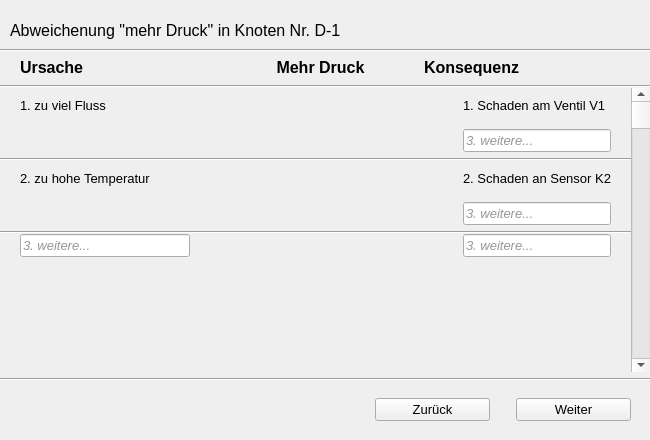
<?xml version="1.0" encoding="UTF-8"?>
<ui version="4.0">
 <class>wizard_3</class>
 <widget class="QWidget" name="wizard_3">
  <property name="geometry">
   <rect>
    <x>0</x>
    <y>0</y>
    <width>650</width>
    <height>440</height>
   </rect>
  </property>
  <property name="minimumSize">
   <size>
    <width>650</width>
    <height>440</height>
   </size>
  </property>
  <property name="maximumSize">
   <size>
    <width>650</width>
    <height>440</height>
   </size>
  </property>
  <property name="windowTitle">
   <string>Form</string>
  </property>
  <widget class="QFrame" name="frame_4">
   <property name="geometry">
    <rect>
     <x>0</x>
     <y>0</y>
     <width>650</width>
     <height>440</height>
    </rect>
   </property>
   <property name="font">
    <font>
     <pointsize>10</pointsize>
    </font>
   </property>
   <property name="frameShape">
    <enum>QFrame::NoFrame</enum>
   </property>
   <property name="frameShadow">
    <enum>QFrame::Plain</enum>
   </property>
   <widget class="QLabel" name="uberschriftLabel">
    <property name="geometry">
     <rect>
      <x>10</x>
      <y>15</y>
      <width>671</width>
      <height>31</height>
     </rect>
    </property>
    <property name="font">
     <font>
      <pointsize>12</pointsize>
     </font>
    </property>
    <property name="text">
     <string>Abweichenung &quot;mehr Druck&quot; in Knoten Nr. D-1</string>
    </property>
    <property name="alignment">
     <set>Qt::AlignLeading|Qt::AlignLeft|Qt::AlignVCenter</set>
    </property>
   </widget>
   <widget class="Line" name="line_4">
    <property name="geometry">
     <rect>
      <x>-103</x>
      <y>40</y>
      <width>871</width>
      <height>20</height>
     </rect>
    </property>
    <property name="orientation">
     <enum>Qt::Horizontal</enum>
    </property>
   </widget>
   <widget class="QWidget" name="horizontalLayoutWidget_2">
    <property name="geometry">
     <rect>
      <x>0</x>
      <y>379</y>
      <width>651</width>
      <height>61</height>
     </rect>
    </property>
    <layout class="QHBoxLayout" name="horizontalLayout">
     <item>
      <spacer name="horizontalSpacer_4">
       <property name="orientation">
        <enum>Qt::Horizontal</enum>
       </property>
       <property name="sizeHint" stdset="0">
        <size>
         <width>40</width>
         <height>20</height>
        </size>
       </property>
      </spacer>
     </item>
     <item>
      <widget class="QPushButton" name="zuruckButton">
       <property name="enabled">
        <bool>true</bool>
       </property>
       <property name="minimumSize">
        <size>
         <width>115</width>
         <height>0</height>
        </size>
       </property>
       <property name="text">
        <string>Zurück</string>
       </property>
       <property name="checkable">
        <bool>false</bool>
       </property>
      </widget>
     </item>
     <item>
      <spacer name="verticalSpacer_4">
       <property name="orientation">
        <enum>Qt::Vertical</enum>
       </property>
       <property name="sizeType">
        <enum>QSizePolicy::Fixed</enum>
       </property>
       <property name="sizeHint" stdset="0">
        <size>
         <width>20</width>
         <height>40</height>
        </size>
       </property>
      </spacer>
     </item>
     <item>
      <widget class="QPushButton" name="weiterButton">
       <property name="minimumSize">
        <size>
         <width>115</width>
         <height>0</height>
        </size>
       </property>
       <property name="text">
        <string>Weiter</string>
       </property>
      </widget>
     </item>
     <item>
      <spacer name="verticalSpacer_5">
       <property name="orientation">
        <enum>Qt::Vertical</enum>
       </property>
       <property name="sizeType">
        <enum>QSizePolicy::Fixed</enum>
       </property>
       <property name="sizeHint" stdset="0">
        <size>
         <width>20</width>
         <height>40</height>
        </size>
       </property>
      </spacer>
     </item>
    </layout>
   </widget>
   <widget class="QWidget" name="">
    <property name="geometry">
     <rect>
      <x>0</x>
      <y>50</y>
      <width>651</width>
      <height>331</height>
     </rect>
    </property>
    <layout class="QGridLayout" name="gridLayout_4">
     <item row="2" column="0">
      <widget class="Line" name="line">
       <property name="orientation">
        <enum>Qt::Horizontal</enum>
       </property>
      </widget>
     </item>
     <item row="1" column="0">
      <layout class="QGridLayout" name="gridLayout_3">
       <property name="spacing">
        <number>0</number>
       </property>
       <item row="1" column="0">
        <layout class="QGridLayout" name="gridLayout_2">
         <property name="spacing">
          <number>0</number>
         </property>
         <item row="0" column="0">
          <widget class="Line" name="line_2">
           <property name="orientation">
            <enum>Qt::Horizontal</enum>
           </property>
          </widget>
         </item>
         <item row="1" column="0">
          <layout class="QGridLayout" name="gridLayout">
           <item row="3" column="5">
            <widget class="QLabel" name="label_9">
             <property name="text">
              <string>2. Schaden an Sensor K2</string>
             </property>
            </widget>
           </item>
           <item row="6" column="1">
            <widget class="QLineEdit" name="lineEdit">
             <property name="maximumSize">
              <size>
               <width>170</width>
               <height>16777215</height>
              </size>
             </property>
             <property name="palette">
              <palette>
               <active>
                <colorrole role="Text">
                 <brush brushstyle="SolidPattern">
                  <color alpha="255">
                   <red>150</red>
                   <green>150</green>
                   <blue>150</blue>
                  </color>
                 </brush>
                </colorrole>
                <colorrole role="PlaceholderText">
                 <brush brushstyle="SolidPattern">
                  <color alpha="128">
                   <red>150</red>
                   <green>150</green>
                   <blue>150</blue>
                  </color>
                 </brush>
                </colorrole>
               </active>
               <inactive>
                <colorrole role="Text">
                 <brush brushstyle="SolidPattern">
                  <color alpha="255">
                   <red>150</red>
                   <green>150</green>
                   <blue>150</blue>
                  </color>
                 </brush>
                </colorrole>
                <colorrole role="PlaceholderText">
                 <brush brushstyle="SolidPattern">
                  <color alpha="128">
                   <red>150</red>
                   <green>150</green>
                   <blue>150</blue>
                  </color>
                 </brush>
                </colorrole>
               </inactive>
               <disabled>
                <colorrole role="Text">
                 <brush brushstyle="SolidPattern">
                  <color alpha="255">
                   <red>120</red>
                   <green>120</green>
                   <blue>120</blue>
                  </color>
                 </brush>
                </colorrole>
                <colorrole role="PlaceholderText">
                 <brush brushstyle="SolidPattern">
                  <color alpha="128">
                   <red>0</red>
                   <green>0</green>
                   <blue>0</blue>
                  </color>
                 </brush>
                </colorrole>
               </disabled>
              </palette>
             </property>
             <property name="font">
              <font>
               <weight>50</weight>
               <italic>true</italic>
               <bold>false</bold>
               <kerning>false</kerning>
              </font>
             </property>
             <property name="text">
              <string>3. weitere...</string>
             </property>
            </widget>
           </item>
           <item row="0" column="3">
            <widget class="QLabel" name="label_23">
             <property name="maximumSize">
              <size>
               <width>35</width>
               <height>35</height>
              </size>
             </property>
             <property name="text">
              <string/>
             </property>
             <property name="pixmap">
              <pixmap>C:/Users/Tim/PycharmProjects/HMI/icons/Pfeil_transparent_small.png</pixmap>
             </property>
             <property name="scaledContents">
              <bool>true</bool>
             </property>
             <property name="alignment">
              <set>Qt::AlignCenter</set>
             </property>
            </widget>
           </item>
           <item row="0" column="2">
            <spacer name="horizontalSpacer_14">
             <property name="orientation">
              <enum>Qt::Horizontal</enum>
             </property>
             <property name="sizeType">
              <enum>QSizePolicy::Expanding</enum>
             </property>
             <property name="sizeHint" stdset="0">
              <size>
               <width>80</width>
               <height>20</height>
              </size>
             </property>
            </spacer>
           </item>
           <item row="2" column="0" colspan="7">
            <widget class="Line" name="line_3">
             <property name="orientation">
              <enum>Qt::Horizontal</enum>
             </property>
            </widget>
           </item>
           <item row="0" column="7" rowspan="9">
            <widget class="QScrollBar" name="verticalScrollBar">
             <property name="minimumSize">
              <size>
               <width>20</width>
               <height>0</height>
              </size>
             </property>
             <property name="orientation">
              <enum>Qt::Vertical</enum>
             </property>
            </widget>
           </item>
           <item row="6" column="3">
            <widget class="QLabel" name="label_24">
             <property name="maximumSize">
              <size>
               <width>35</width>
               <height>35</height>
              </size>
             </property>
             <property name="text">
              <string/>
             </property>
             <property name="pixmap">
              <pixmap>C:/Users/Tim/PycharmProjects/HMI/icons/Pfeil_transparent_small.png</pixmap>
             </property>
             <property name="scaledContents">
              <bool>true</bool>
             </property>
             <property name="alignment">
              <set>Qt::AlignCenter</set>
             </property>
            </widget>
           </item>
           <item row="3" column="1">
            <widget class="QLabel" name="label">
             <property name="maximumSize">
              <size>
               <width>180</width>
               <height>16777215</height>
              </size>
             </property>
             <property name="text">
              <string>2. zu hohe Temperatur</string>
             </property>
            </widget>
           </item>
           <item row="0" column="6">
            <spacer name="horizontalSpacer_13">
             <property name="orientation">
              <enum>Qt::Horizontal</enum>
             </property>
             <property name="sizeType">
              <enum>QSizePolicy::Fixed</enum>
             </property>
             <property name="sizeHint" stdset="0">
              <size>
               <width>20</width>
               <height>20</height>
              </size>
             </property>
            </spacer>
           </item>
           <item row="3" column="3">
            <widget class="QLabel" name="label_22">
             <property name="maximumSize">
              <size>
               <width>35</width>
               <height>35</height>
              </size>
             </property>
             <property name="text">
              <string/>
             </property>
             <property name="pixmap">
              <pixmap>C:/Users/Tim/PycharmProjects/HMI/icons/Pfeil_transparent_small.png</pixmap>
             </property>
             <property name="scaledContents">
              <bool>true</bool>
             </property>
             <property name="alignment">
              <set>Qt::AlignCenter</set>
             </property>
             <property name="wordWrap">
              <bool>false</bool>
             </property>
            </widget>
           </item>
           <item row="0" column="0">
            <spacer name="horizontalSpacer_11">
             <property name="orientation">
              <enum>Qt::Horizontal</enum>
             </property>
             <property name="sizeType">
              <enum>QSizePolicy::Fixed</enum>
             </property>
             <property name="sizeHint" stdset="0">
              <size>
               <width>20</width>
               <height>20</height>
              </size>
             </property>
            </spacer>
           </item>
           <item row="0" column="5">
            <widget class="QLabel" name="label_4">
             <property name="text">
              <string>1. Schaden am Ventil V1</string>
             </property>
             <property name="scaledContents">
              <bool>true</bool>
             </property>
            </widget>
           </item>
           <item row="0" column="4">
            <spacer name="horizontalSpacer_15">
             <property name="orientation">
              <enum>Qt::Horizontal</enum>
             </property>
             <property name="sizeType">
              <enum>QSizePolicy::Expanding</enum>
             </property>
             <property name="sizeHint" stdset="0">
              <size>
               <width>80</width>
               <height>20</height>
              </size>
             </property>
            </spacer>
           </item>
           <item row="4" column="3">
            <spacer name="verticalSpacer_2">
             <property name="orientation">
              <enum>Qt::Vertical</enum>
             </property>
             <property name="sizeType">
              <enum>QSizePolicy::Fixed</enum>
             </property>
             <property name="sizeHint" stdset="0">
              <size>
               <width>20</width>
               <height>35</height>
              </size>
             </property>
            </spacer>
           </item>
           <item row="7" column="1">
            <spacer name="verticalSpacer_3">
             <property name="orientation">
              <enum>Qt::Vertical</enum>
             </property>
             <property name="sizeType">
              <enum>QSizePolicy::Fixed</enum>
             </property>
             <property name="sizeHint" stdset="0">
              <size>
               <width>20</width>
               <height>30</height>
              </size>
             </property>
            </spacer>
           </item>
           <item row="1" column="1">
            <spacer name="horizontalSpacer_10">
             <property name="orientation">
              <enum>Qt::Horizontal</enum>
             </property>
             <property name="sizeType">
              <enum>QSizePolicy::Fixed</enum>
             </property>
             <property name="sizeHint" stdset="0">
              <size>
               <width>180</width>
               <height>20</height>
              </size>
             </property>
            </spacer>
           </item>
           <item row="5" column="0" colspan="7">
            <widget class="Line" name="line_5">
             <property name="orientation">
              <enum>Qt::Horizontal</enum>
             </property>
            </widget>
           </item>
           <item row="3" column="0">
            <spacer name="horizontalSpacer_12">
             <property name="orientation">
              <enum>Qt::Horizontal</enum>
             </property>
             <property name="sizeType">
              <enum>QSizePolicy::Fixed</enum>
             </property>
             <property name="sizeHint" stdset="0">
              <size>
               <width>20</width>
               <height>20</height>
              </size>
             </property>
            </spacer>
           </item>
           <item row="6" column="5">
            <widget class="QLineEdit" name="lineEdit_4">
             <property name="maximumSize">
              <size>
               <width>180</width>
               <height>16777215</height>
              </size>
             </property>
             <property name="palette">
              <palette>
               <active>
                <colorrole role="Text">
                 <brush brushstyle="SolidPattern">
                  <color alpha="255">
                   <red>150</red>
                   <green>150</green>
                   <blue>150</blue>
                  </color>
                 </brush>
                </colorrole>
                <colorrole role="PlaceholderText">
                 <brush brushstyle="SolidPattern">
                  <color alpha="128">
                   <red>150</red>
                   <green>150</green>
                   <blue>150</blue>
                  </color>
                 </brush>
                </colorrole>
               </active>
               <inactive>
                <colorrole role="Text">
                 <brush brushstyle="SolidPattern">
                  <color alpha="255">
                   <red>150</red>
                   <green>150</green>
                   <blue>150</blue>
                  </color>
                 </brush>
                </colorrole>
                <colorrole role="PlaceholderText">
                 <brush brushstyle="SolidPattern">
                  <color alpha="128">
                   <red>150</red>
                   <green>150</green>
                   <blue>150</blue>
                  </color>
                 </brush>
                </colorrole>
               </inactive>
               <disabled>
                <colorrole role="Text">
                 <brush brushstyle="SolidPattern">
                  <color alpha="255">
                   <red>120</red>
                   <green>120</green>
                   <blue>120</blue>
                  </color>
                 </brush>
                </colorrole>
                <colorrole role="PlaceholderText">
                 <brush brushstyle="SolidPattern">
                  <color alpha="128">
                   <red>0</red>
                   <green>0</green>
                   <blue>0</blue>
                  </color>
                 </brush>
                </colorrole>
               </disabled>
              </palette>
             </property>
             <property name="font">
              <font>
               <weight>50</weight>
               <italic>true</italic>
               <bold>false</bold>
               <kerning>false</kerning>
              </font>
             </property>
             <property name="text">
              <string>3. weitere...</string>
             </property>
            </widget>
           </item>
           <item row="1" column="3">
            <spacer name="verticalSpacer">
             <property name="orientation">
              <enum>Qt::Vertical</enum>
             </property>
             <property name="sizeType">
              <enum>QSizePolicy::Fixed</enum>
             </property>
             <property name="sizeHint" stdset="0">
              <size>
               <width>20</width>
               <height>35</height>
              </size>
             </property>
            </spacer>
           </item>
           <item row="1" column="5">
            <widget class="QLineEdit" name="lineEdit_3">
             <property name="maximumSize">
              <size>
               <width>180</width>
               <height>16777215</height>
              </size>
             </property>
             <property name="palette">
              <palette>
               <active>
                <colorrole role="Text">
                 <brush brushstyle="SolidPattern">
                  <color alpha="255">
                   <red>150</red>
                   <green>150</green>
                   <blue>150</blue>
                  </color>
                 </brush>
                </colorrole>
                <colorrole role="PlaceholderText">
                 <brush brushstyle="SolidPattern">
                  <color alpha="128">
                   <red>150</red>
                   <green>150</green>
                   <blue>150</blue>
                  </color>
                 </brush>
                </colorrole>
               </active>
               <inactive>
                <colorrole role="Text">
                 <brush brushstyle="SolidPattern">
                  <color alpha="255">
                   <red>150</red>
                   <green>150</green>
                   <blue>150</blue>
                  </color>
                 </brush>
                </colorrole>
                <colorrole role="PlaceholderText">
                 <brush brushstyle="SolidPattern">
                  <color alpha="128">
                   <red>150</red>
                   <green>150</green>
                   <blue>150</blue>
                  </color>
                 </brush>
                </colorrole>
               </inactive>
               <disabled>
                <colorrole role="Text">
                 <brush brushstyle="SolidPattern">
                  <color alpha="255">
                   <red>120</red>
                   <green>120</green>
                   <blue>120</blue>
                  </color>
                 </brush>
                </colorrole>
                <colorrole role="PlaceholderText">
                 <brush brushstyle="SolidPattern">
                  <color alpha="128">
                   <red>0</red>
                   <green>0</green>
                   <blue>0</blue>
                  </color>
                 </brush>
                </colorrole>
               </disabled>
              </palette>
             </property>
             <property name="font">
              <font>
               <weight>50</weight>
               <italic>true</italic>
               <bold>false</bold>
               <kerning>false</kerning>
              </font>
             </property>
             <property name="statusTip">
              <string/>
             </property>
             <property name="text">
              <string>3. weitere...</string>
             </property>
            </widget>
           </item>
           <item row="4" column="5">
            <widget class="QLineEdit" name="lineEdit_2">
             <property name="maximumSize">
              <size>
               <width>180</width>
               <height>16777215</height>
              </size>
             </property>
             <property name="palette">
              <palette>
               <active>
                <colorrole role="Text">
                 <brush brushstyle="SolidPattern">
                  <color alpha="255">
                   <red>150</red>
                   <green>150</green>
                   <blue>150</blue>
                  </color>
                 </brush>
                </colorrole>
                <colorrole role="PlaceholderText">
                 <brush brushstyle="SolidPattern">
                  <color alpha="128">
                   <red>150</red>
                   <green>150</green>
                   <blue>150</blue>
                  </color>
                 </brush>
                </colorrole>
               </active>
               <inactive>
                <colorrole role="Text">
                 <brush brushstyle="SolidPattern">
                  <color alpha="255">
                   <red>150</red>
                   <green>150</green>
                   <blue>150</blue>
                  </color>
                 </brush>
                </colorrole>
                <colorrole role="PlaceholderText">
                 <brush brushstyle="SolidPattern">
                  <color alpha="128">
                   <red>150</red>
                   <green>150</green>
                   <blue>150</blue>
                  </color>
                 </brush>
                </colorrole>
               </inactive>
               <disabled>
                <colorrole role="Text">
                 <brush brushstyle="SolidPattern">
                  <color alpha="255">
                   <red>120</red>
                   <green>120</green>
                   <blue>120</blue>
                  </color>
                 </brush>
                </colorrole>
                <colorrole role="PlaceholderText">
                 <brush brushstyle="SolidPattern">
                  <color alpha="128">
                   <red>0</red>
                   <green>0</green>
                   <blue>0</blue>
                  </color>
                 </brush>
                </colorrole>
               </disabled>
              </palette>
             </property>
             <property name="font">
              <font>
               <weight>50</weight>
               <italic>true</italic>
               <bold>false</bold>
               <kerning>false</kerning>
              </font>
             </property>
             <property name="text">
              <string>3. weitere...</string>
             </property>
             <property name="alignment">
              <set>Qt::AlignLeading|Qt::AlignLeft|Qt::AlignVCenter</set>
             </property>
            </widget>
           </item>
           <item row="0" column="1">
            <widget class="QLabel" name="label_3">
             <property name="maximumSize">
              <size>
               <width>180</width>
               <height>16777215</height>
              </size>
             </property>
             <property name="text">
              <string>1. zu viel Fluss</string>
             </property>
            </widget>
           </item>
          </layout>
         </item>
        </layout>
       </item>
       <item row="0" column="0">
        <layout class="QHBoxLayout" name="horizontalLayout_2">
         <property name="spacing">
          <number>0</number>
         </property>
         <item>
          <spacer name="horizontalSpacer_16">
           <property name="orientation">
            <enum>Qt::Horizontal</enum>
           </property>
           <property name="sizeType">
            <enum>QSizePolicy::Fixed</enum>
           </property>
           <property name="sizeHint" stdset="0">
            <size>
             <width>20</width>
             <height>20</height>
            </size>
           </property>
          </spacer>
         </item>
         <item>
          <widget class="QLabel" name="label_2">
           <property name="maximumSize">
            <size>
             <width>16777215</width>
             <height>30</height>
            </size>
           </property>
           <property name="font">
            <font>
             <pointsize>12</pointsize>
             <weight>75</weight>
             <bold>true</bold>
            </font>
           </property>
           <property name="text">
            <string>Ursache</string>
           </property>
           <property name="alignment">
            <set>Qt::AlignLeading|Qt::AlignLeft|Qt::AlignVCenter</set>
           </property>
          </widget>
         </item>
         <item>
          <spacer name="horizontalSpacer">
           <property name="orientation">
            <enum>Qt::Horizontal</enum>
           </property>
           <property name="sizeType">
            <enum>QSizePolicy::Fixed</enum>
           </property>
           <property name="sizeHint" stdset="0">
            <size>
             <width>20</width>
             <height>20</height>
            </size>
           </property>
          </spacer>
         </item>
         <item>
          <widget class="QLabel" name="label_6">
           <property name="maximumSize">
            <size>
             <width>16777215</width>
             <height>40</height>
            </size>
           </property>
           <property name="font">
            <font>
             <pointsize>12</pointsize>
             <weight>75</weight>
             <bold>true</bold>
            </font>
           </property>
           <property name="text">
            <string>Mehr Druck</string>
           </property>
           <property name="alignment">
            <set>Qt::AlignCenter</set>
           </property>
          </widget>
         </item>
         <item>
          <spacer name="horizontalSpacer_2">
           <property name="orientation">
            <enum>Qt::Horizontal</enum>
           </property>
           <property name="sizeType">
            <enum>QSizePolicy::Fixed</enum>
           </property>
           <property name="sizeHint" stdset="0">
            <size>
             <width>10</width>
             <height>10</height>
            </size>
           </property>
          </spacer>
         </item>
         <item>
          <widget class="QLabel" name="label_5">
           <property name="maximumSize">
            <size>
             <width>16777215</width>
             <height>35</height>
            </size>
           </property>
           <property name="font">
            <font>
             <pointsize>12</pointsize>
             <weight>75</weight>
             <bold>true</bold>
            </font>
           </property>
           <property name="text">
            <string>Konsequenz</string>
           </property>
           <property name="alignment">
            <set>Qt::AlignLeading|Qt::AlignLeft|Qt::AlignVCenter</set>
           </property>
          </widget>
         </item>
         <item>
          <spacer name="horizontalSpacer_3">
           <property name="orientation">
            <enum>Qt::Horizontal</enum>
           </property>
           <property name="sizeType">
            <enum>QSizePolicy::Fixed</enum>
           </property>
           <property name="sizeHint" stdset="0">
            <size>
             <width>40</width>
             <height>10</height>
            </size>
           </property>
          </spacer>
         </item>
        </layout>
       </item>
      </layout>
     </item>
    </layout>
   </widget>
  </widget>
 </widget>
 <resources/>
 <connections/>
</ui>
